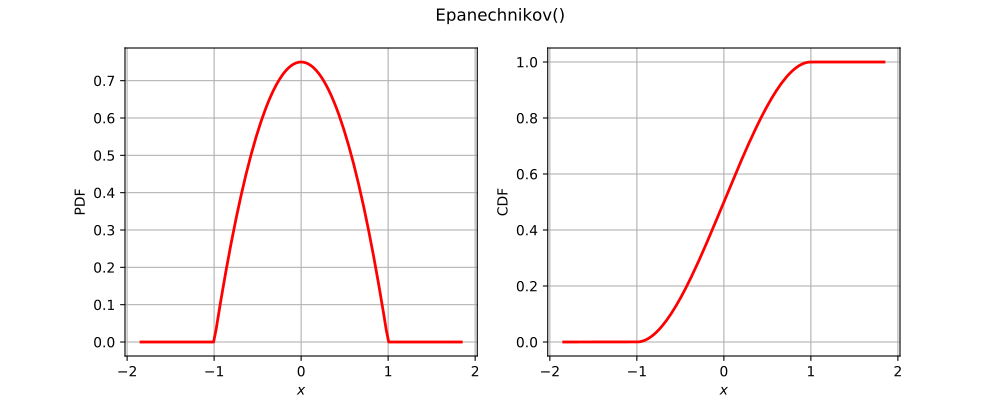

Write the Python code that produced this figure.
import openturns as ot
from matplotlib import pyplot as plt
from openturns.viewer import View
if ot.Epanechnikov().__class__.__name__ == 'Bernoulli':
    distribution = ot.Bernoulli(0.7)
elif ot.Epanechnikov().__class__.__name__ == 'Binomial':
    distribution = ot.Binomial(5, 0.2)
elif ot.Epanechnikov().__class__.__name__ == 'Hypergeometric':
    distribution = ot.Hypergeometric(10, 4, 7)
elif ot.Epanechnikov().__class__.__name__ == 'CumulativeDistributionNetwork':
    coll = [ot.Normal(2),ot.Dirichlet([0.5, 1.0, 1.5])]
    distribution = ot.CumulativeDistributionNetwork(coll, ot.BipartiteGraph([[0,1], [0,1]]))
elif ot.Epanechnikov().__class__.__name__ == 'Histogram':
    distribution = ot.Histogram([-1.0, 0.5, 1.0, 2.0], [0.45, 0.4, 0.15])
elif ot.Epanechnikov().__class__.__name__ == 'KernelMixture':
    kernel = ot.Uniform()
    sample = ot.Normal().getSample(5)
    bandwith = [1.0]
    distribution = ot.KernelMixture(kernel, bandwith, sample)
elif ot.Epanechnikov().__class__.__name__ == 'MaximumDistribution':
    coll = [ot.Uniform(2.5, 3.5), ot.LogUniform(1.0, 1.2), ot.Triangular(2.0, 3.0, 4.0)]
    distribution = ot.MaximumDistribution(coll)
elif ot.Epanechnikov().__class__.__name__ == 'Multinomial':
    distribution = ot.Multinomial(5, [0.2])
elif ot.Epanechnikov().__class__.__name__ == 'RandomMixture':
    coll = [ot.Triangular(0.0, 1.0, 5.0), ot.Uniform(-2.0, 2.0)]
    weights = [0.8, 0.2]
    cst = 3.0
    distribution = ot.RandomMixture(coll, weights, cst)
elif ot.Epanechnikov().__class__.__name__ == 'TruncatedDistribution':
    distribution = ot.TruncatedDistribution(ot.Normal(2.0, 1.5), 1.0, 4.0)
elif ot.Epanechnikov().__class__.__name__ == 'UserDefined':
    distribution = ot.UserDefined([[0.0], [1.0], [2.0]], [0.2, 0.7, 0.1])
elif ot.Epanechnikov().__class__.__name__ == 'ZipfMandelbrot':
    distribution = ot.ZipfMandelbrot(10, 2.5, 0.3)
else:
    distribution = ot.Epanechnikov()
dimension = distribution.getDimension()
title = str(distribution)[:100].split('\n')[0]
if dimension == 1:
    distribution.setDescription(['$x$'])
    pdf_graph = distribution.drawPDF()
    cdf_graph = distribution.drawCDF()
    fig = plt.figure(figsize=(10, 4))
    pdf_axis = fig.add_subplot(121)
    cdf_axis = fig.add_subplot(122)
    View(pdf_graph, figure=fig, axes=[pdf_axis], add_legend=False)
    View(cdf_graph, figure=fig, axes=[cdf_axis], add_legend=False)
    fig.suptitle(title)
elif dimension == 2:
    distribution.setDescription(['$x_1$', '$x_2$'])
    pdf_graph = distribution.drawPDF()
    pdf_graph.setTitle(title)
    fig = plt.figure(figsize=(10, 5))
    pdf_axis = fig.add_subplot(111)
    View(pdf_graph, figure=fig, axes=[pdf_axis], add_legend=False, square_axes=False)
